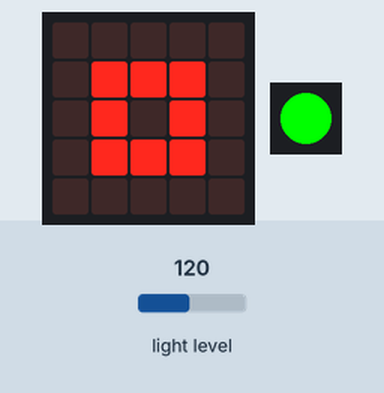
Simulated run of this program. Board: Calliope mini (MakeCode). Shown: the board's 5×5 LED display, 1 RGB LEDs in strip order, left to right. The inputs (shaded band) are chosen by the test bench; at power-on: light level 120.

Above: at 1.2 s.
1.3 s: light level set to 84
2.8 s: light level set to 76
At 4.1 s:
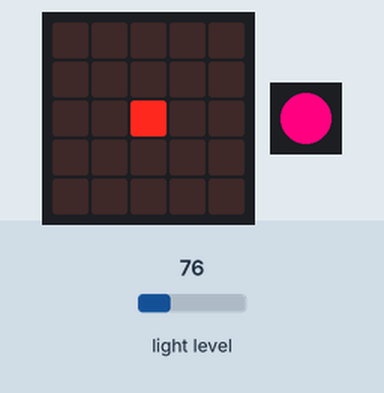
4.8 s: light level set to 128
At 5.24 s:
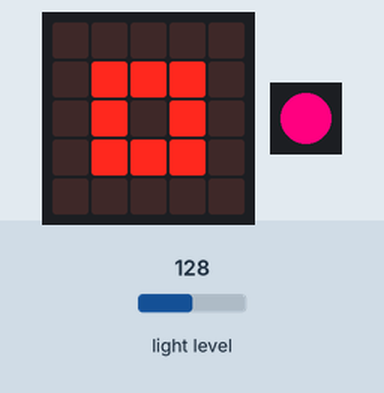
6.9 s: light level set to 5
At 7.34 s:
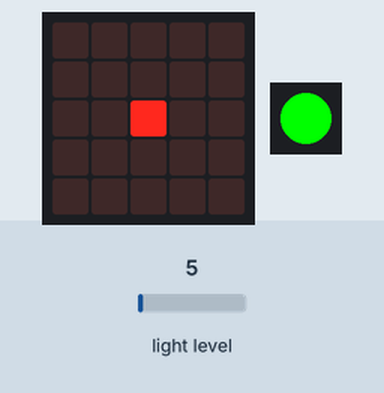
9.0 s: light level set to 82
At 10.3 s:
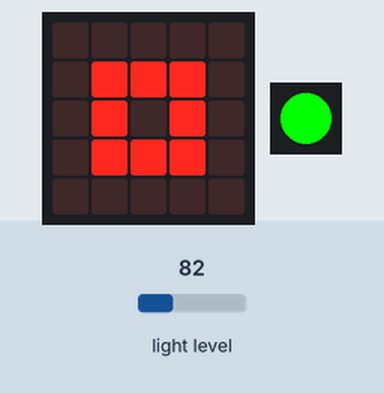
Timing chart, 0 to 12.0 s (numbered marks = the images above; inputs shaded):
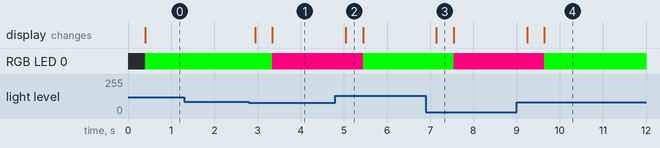

The program:

main.ts
```typescript
basic.forever(function () {
    if (led.brightness() < 79) {
        basic.showLeds(`
            # # # # #
            # . . . #
            # . . . #
            # . . . #
            # # # # #
            `)
        basic.setLedColor(0x999999)
    } else if (input.lightLevel() > 80 && input.lightLevel() < 180) {
        basic.showLeds(`
            . . . . .
            . # # # .
            . # . # .
            . # # # .
            . . . . .
            `)
        basic.setLedColor(0x00ff00)
    } else {
        basic.showLeds(`
            . . . . .
            . . . . .
            . . # . .
            . . . . .
            . . . . .
            `)
        basic.setLedColor(0xff0080)
    }
})
```

test.ts
```typescript
// Hier kann man Tests durchführen; diese Datei wird nicht kompiliert, wenn dieses Paket als Erweiterung verwendet wird.
```

Measured:
- the behaviour switches between 81 and 80 on light level (found by bisection; images 0 and 1)
- after the input at 1.3 s, every drawn part: stays the same
- after the input at 2.8 s, RGB LED 0: RGB(0, 255, 0) → RGB(255, 0, 128) after 0.54 s; the display: first changes after 0.14 s (image 1 shows a later state)
- after the input at 4.8 s, RGB LED 0: RGB(255, 0, 128) → RGB(0, 255, 0) after 0.64 s; the display: changes after 0.24 s (image 2)
- after the input at 6.9 s, RGB LED 0: RGB(0, 255, 0) → RGB(255, 0, 128) after 0.65 s; the display: changes after 0.25 s (image 3)
- after the input at 9.0 s, RGB LED 0: RGB(255, 0, 128) → RGB(0, 255, 0) after 0.65 s; the display: first changes after 0.25 s (image 4 shows a later state)
- what the display in image 2 shows lasts 0.4 s, from 5.0 s to 5.4 s
